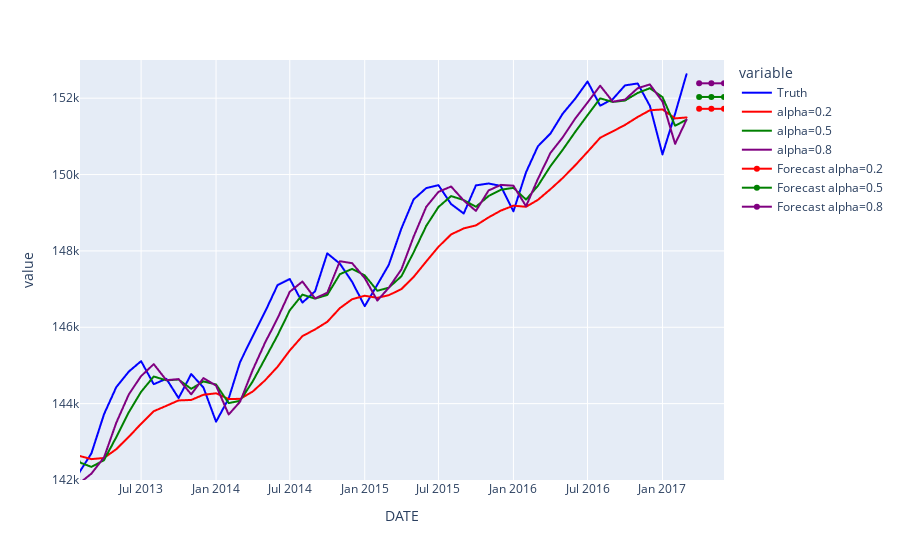

Notebook code for this chart:
### Code cell
## Simple Exponential Smoothing

employment = data['CivEmpLevel']
employment.index = data['DATE']
employment.index.freq = employment.index.inferred_freq

alpha020 = SimpleExpSmoothing(employment).fit(
                                        smoothing_level=0.2,
                                        optimized=False)

alpha050 = SimpleExpSmoothing(employment).fit(
                                        smoothing_level=0.5,
                                        optimized=False)

alpha080 = SimpleExpSmoothing(employment).fit(
                                        smoothing_level=0.8,
                                        optimized=False)

forecast020 = alpha020.forecast(3)
forecast050 = alpha050.forecast(3)
forecast080 = alpha080.forecast(3)

# Plotting our data

smoothData = pd.DataFrame([employment.values, alpha020.fittedvalues.values,  alpha050.fittedvalues.values,  alpha080.fittedvalues.values]).T
smoothData.columns = ['Truth', 'alpha=0.2', 'alpha=0.5', 'alpha=0.8']
smoothData.index = employment.index

fig = px.line(smoothData, y = ['Truth', 'alpha=0.2', 'alpha=0.5', 'alpha=0.8'], 
        x = smoothData.index,
        color_discrete_map={"Truth": 'blue',
                           'alpha=0.2': 'red', 
                            'alpha=0.5':'green', 
                            'alpha=0.8':'purple'}
       )

fig.update_xaxes(range=[smoothData.index[-50], forecast020.index[-1]])
fig.update_yaxes(range=[142000, 153000])


# Incorporating the Forecasts

fig.add_trace(go.Scatter(x=forecast020.index, y = forecast020.values, name='Forecast alpha=0.2', line={'color':'red'}))
fig.add_trace(go.Scatter(x=forecast050.index, y = forecast050.values, name='Forecast alpha=0.5', line={'color':'green'}))
fig.add_trace(go.Scatter(x=forecast080.index, y = forecast080.values, name='Forecast alpha=0.8', line={'color':'purple'}))

### Figure 1 — Plotly figure (JSON) as saved in the notebook; plotly's stock layout.template omitted (floating-point values rounded to 4 significant figures; data arrays with more than 128 entries replaced by an {"elided": "..."} marker saying what was removed)
{"data": [{"hovertemplate": "variable=Truth<br>DATE=%{x}<br>value=%{y}<extra></extra>", "legendgroup": "Truth", "line": {"color": "blue", "dash": "solid"}, "marker": {"symbol": "circle"}, "mode": "lines", "name": "Truth", "showlegend": true, "type": "scattergl", "x": {"elided": "831 str values"}, "xaxis": "x", "y": {"elided": "831 float values"}, "yaxis": "y"}, {"hovertemplate": "variable=alpha=0.2<br>DATE=%{x}<br>value=%{y}<extra></extra>", "legendgroup": "alpha=0.2", "line": {"color": "red", "dash": "solid"}, "marker": {"symbol": "circle"}, "mode": "lines", "name": "alpha=0.2", "showlegend": true, "type": "scattergl", "x": {"elided": "831 str values"}, "xaxis": "x", "y": {"elided": "831 float values"}, "yaxis": "y"}, {"hovertemplate": "variable=alpha=0.5<br>DATE=%{x}<br>value=%{y}<extra></extra>", "legendgroup": "alpha=0.5", "line": {"color": "green", "dash": "solid"}, "marker": {"symbol": "circle"}, "mode": "lines", "name": "alpha=0.5", "showlegend": true, "type": "scattergl", "x": {"elided": "831 str values"}, "xaxis": "x", "y": {"elided": "831 float values"}, "yaxis": "y"}, {"hovertemplate": "variable=alpha=0.8<br>DATE=%{x}<br>value=%{y}<extra></extra>", "legendgroup": "alpha=0.8", "line": {"color": "purple", "dash": "solid"}, "marker": {"symbol": "circle"}, "mode": "lines", "name": "alpha=0.8", "showlegend": true, "type": "scattergl", "x": {"elided": "831 str values"}, "xaxis": "x", "y": {"elided": "831 float values"}, "yaxis": "y"}, {"line": {"color": "red"}, "name": "Forecast alpha=0.2", "type": "scatter", "x": ["2017-04-01T00:00:00.000000000", "2017-05-01T00:00:00.000000000", "2017-06-01T00:00:00.000000000"], "y": [151700.0, 151700.0, 151700.0]}, {"line": {"color": "green"}, "name": "Forecast alpha=0.5", "type": "scatter", "x": ["2017-04-01T00:00:00.000000000", "2017-05-01T00:00:00.000000000", "2017-06-01T00:00:00.000000000"], "y": [152000.0, 152000.0, 152000.0]}, {"line": {"color": "purple"}, "name": "Forecast alpha=0.8", "type": "scatter", "x": ["2017-04-01T00:00:00.000000000", "2017-05-01T00:00:00.000000000", "2017-06-01T00:00:00.000000000"], "y": [152400.0, 152400.0, 152400.0]}], "layout": {"legend": {"title": {"text": "variable"}, "tracegroupgap": 0}, "margin": {"t": 60}, "xaxis": {"anchor": "y", "domain": [0, 1], "range": ["2013-02-01T00:00:00", "2017-06-01T00:00:00"], "title": {"text": "DATE"}}, "yaxis": {"anchor": "x", "domain": [0, 1], "range": [142000, 153000], "title": {"text": "value"}}}}
